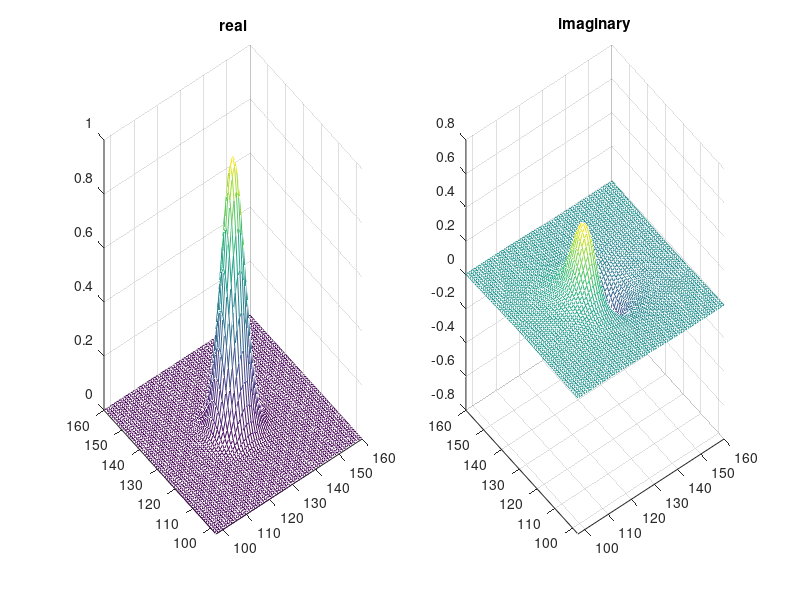

Write the MATLAB code that produced this figure. (Note: this script raises an error after producing the figure.)
N = 256;            % SLM grid size
d = 8;              % Sawtooth length
Corr_width_2 = 64;  % MGSM correlation length squared, in pixels
M = 40;             % Puts the M in MGSM
Ufactor = 0.7;      % Voodoo from the blackest depths
deltax = 4;
Beta = 4;
l = 1;
delta2 = 16;
numScreens = 1;
outputFolder = sprintf('Output\\Movies\\');
mkdir(outputFolder);

reducedN = floor(N/d);
[xx, yy] = ndgrid(1:N, 1:N);
r = size(xx, 1)/2;       % choose center of grid
c = size(yy, 2)/2;
rho = sqrt((xx-r).^2 + (yy-c).^2);
rho2 = (xx-r).^2 + (yy-c).^2;
theta = atan2(xx-r, yy-c);



kernelType = 'swirl';
switch kernelType
    case 'mgsm'
        windowx = zeros(size(rho));
        for m = 1:1:M;                             % add in additional windows
            window_m = factorial(M)/factorial(m)/factorial(M-m)*(-1)^(m-1)/m ...
                *exp(-rho.^2/(2*m*Corr_width_2));
            windowx = windowx + window_m;

            cc = factorial(M)/factorial(m)/factorial(M-m)*(-1)^(m-1)/m;
        end
        windowName = sprintf('mgsm_%d_%d', Corr_width_2, M);
    
    case 'ring'
        param1 = Beta*rho/deltax;
        param2 = rho.^2/(2*deltax^2); 
        windowx = besselj(0,param1).*exp(-param2);
        windowName = sprintf('ring_%d_%d', deltax, Beta);
        
    case 'vortex'
        %windowx = zeros(size(rho));
        windowx = exp(-rho2/(2*delta2));
        prefactor = -sqrt(1/(2*pi))*rho/sqrt(delta2).*exp(-rho2/(4*delta2));
        for m = 1:1:M;                             % add in additional windows
            window_m = prefactor.*(1/m)*(-1i)^(m*l).*sin(m*l*theta).*...
                 (besseli((m*l-1)/2, rho2/(4*delta2)) - besseli((m*l+1)/2, rho2/(4*delta2)));
            %window_m = prefactor.*(1/m)*(-1i)^(m*l).*exp(1i*m*l*theta).*...
            %     (besseli((m*l-1)/2, rho2/(4*delta2)) - besseli((m*l+1)/2, rho2/(4*delta2)));

            windowx = windowx + window_m;
        end
        windowName = sprintf('vortex_%d', l);
        
    case 'swirl'
        windowx = exp(-rho2/(2*delta2));
        windowv = (-1i)^l*pi^(1/2)*rho/(2*sqrt(2)*sqrt(delta2)).*exp(-rho2/(4*delta2)).*...
            (besseli((l-1)/2, rho2/(4*delta2)) - besseli((l+1)/2, rho2/(4*delta2))).*cos(l*theta);
        windowx = windowx + windowv;
        windowName = sprintf('swirl_%d', l);
        
end

%window = windowx/cc;
window = windowx;
fullNormFactor = sum(window(:));
kernel = window/fullNormFactor;
sqrtPhi = fft2(kernel);


A = 1;
b = N/4;
rr2 = ((xx-N/2).^2 + (yy-N/2).^2);
gBeam = A*exp(-rr2/b^2);    % Gaussian illumination of SLM
uBeam = ones(size(rr2));    % Uniform illumination of SLM
beam = gBeam;
beam = beam/sum(beam(:));   % Normalization for prettier plotting

ffBeams = zeros(4*N, 4*N, numScreens);

for k = 1:numScreens
    r = randn(N, N) + 1i*randn(N, N);
    mask = ifft2(r.*sqrtPhi);
    
    maskPhase = angle(mask);
    
    screen = mod(maskPhase, 2*pi);
    nearField = exp(1i*screen).*beam;
    bigNearField = zeros(4*N, 4*N);
    innerIndices = (1.5*N+1):(2.5*N);
    bigNearField(innerIndices, innerIndices) = nearField;
    
    noSawFarField = fftshift(fft2(bigNearField));
    ffBeams(:, :, k) = abs(noSawFarField).^2;
end

figure(1);
clf;
subplot(1, 2, 1)
mesh(real(window));
d = 32;
xlim([129-d 128+d])
ylim([129-d 128+d])
title('real')
subplot(1, 2, 2)
mesh(imag(window));
d = 32;
xlim([129-d 128+d])
ylim([129-d 128+d])
title('imaginary')

figname = sprintf('%sscreen.bmp', outputFolder);
imwrite(screen/(2*pi),figname, 'bmp');

%
% Housekeeping things for the VideoWriter class
% Default framerate should hit 20 fps
%

filename = sprintf('%sscreens_%s.avi', outputFolder, windowName);
vidObj = VideoWriter(filename);
vidObj.Quality =60;
vidObj.FrameRate = 3;

open(vidObj);
ff=figure('Visible','Off');
%ff=figure('Visible','On');
%colors = jet(NumWaves+1);


plotType = 'pcolor';
for t = 1:numScreens
    clf
    %hold on
    %text(0,0.6*YMax,ZMin, num2str(TimeStart + t*TimeStep));
    
    %meanIntensity = squeeze(mean(ffBeams(:, :, 1:t), 3));
    meanIntensity = squeeze(ffBeams(:, :, t));
    
    switch plotType
        case 'pcolor'
            pcolor(meanIntensity);
            shading interp;
            caxis([0 1e-2])
    
        case 'mesh'
            mesh(meanIntensity);
            shading interp;
            caxis([0 1e-2])
            zlim([0 1e-2])
    end
    
    x = 0.5*N;
    xlim([1+x    4*N-x]);
    ylim([1+x    4*N-x]);
    
    %xlim([1.5*XMin 1.5*XMax]);
    %ylim([1.5*YMin 1.5*YMax]);
    %zlim([ZMin ZMax]);
    
    %set(gca, 'CameraPositionMode', 'manual');
    %set(gca, 'CameraPosition', [XMax YMax 1.5*ZMax]);
    %set(gca, 'Color', 'none');
    %set(gca, 'DataAspectRatioMode', 'manual');
    %set(gca, 'DataAspectRatio', [1 1 1]);
    %set(gcf, 'Color', [1 1 1]);
    %zoom(1.5);
    
    
    %cdata = hardcopy(ff, '-Dzbuffer', '-r0');
    cdata = print(ff, '-RGBImage', '-r0');
    currFrame = im2frame(cdata);
    writeVideo(vidObj, currFrame)
    %hold off
end

close(ff);
close(vidObj);